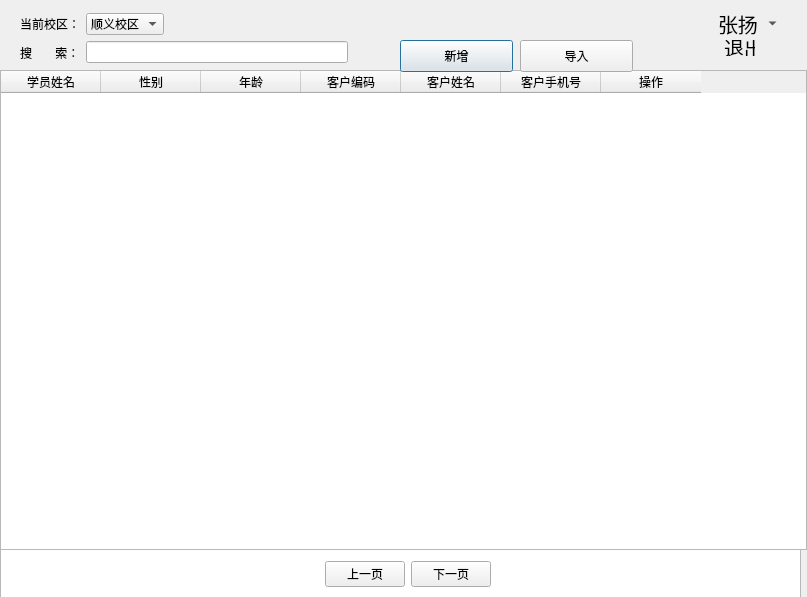
<?xml version="1.0" encoding="UTF-8"?>
<ui version="4.0">
 <class>Dialog_faceView</class>
 <widget class="QDialog" name="Dialog_faceView">
  <property name="geometry">
   <rect>
    <x>0</x>
    <y>0</y>
    <width>807</width>
    <height>597</height>
   </rect>
  </property>
  <property name="windowTitle">
   <string>客户面部特征管理</string>
  </property>
  <widget class="QWidget" name="layoutWidget">
   <property name="geometry">
    <rect>
     <x>20</x>
     <y>10</y>
     <width>761</width>
     <height>28</height>
    </rect>
   </property>
   <layout class="QHBoxLayout" name="horizontalLayout_3">
    <item>
     <layout class="QHBoxLayout" name="horizontalLayout">
      <item>
       <widget class="QLabel" name="label">
        <property name="text">
         <string>当前校区：</string>
        </property>
       </widget>
      </item>
      <item>
       <widget class="QComboBox" name="select_school">
        <item>
         <property name="text">
          <string>顺义校区</string>
         </property>
        </item>
        <item>
         <property name="text">
          <string>蓝港校区</string>
         </property>
        </item>
       </widget>
      </item>
     </layout>
    </item>
    <item>
     <spacer name="horizontalSpacer">
      <property name="orientation">
       <enum>Qt::Horizontal</enum>
      </property>
      <property name="sizeHint" stdset="0">
       <size>
        <width>100</width>
        <height>20</height>
       </size>
      </property>
     </spacer>
    </item>
    <item>
     <layout class="QHBoxLayout" name="horizontalLayout_2">
      <item>
       <widget class="QLabel" name="login_name">
        <property name="font">
         <font>
          <pointsize>15</pointsize>
          <weight>50</weight>
          <bold>false</bold>
         </font>
        </property>
        <property name="text">
         <string>张扬</string>
        </property>
       </widget>
      </item>
      <item>
       <widget class="QToolButton" name="down_arrow">
        <property name="font">
         <font>
          <stylestrategy>NoAntialias</stylestrategy>
          <kerning>false</kerning>
         </font>
        </property>
        <property name="styleSheet">
         <string notr="true">border:none</string>
        </property>
        <property name="text">
         <string/>
        </property>
        <property name="iconSize">
         <size>
          <width>14</width>
          <height>14</height>
         </size>
        </property>
        <property name="toolButtonStyle">
         <enum>Qt::ToolButtonFollowStyle</enum>
        </property>
        <property name="arrowType">
         <enum>Qt::DownArrow</enum>
        </property>
       </widget>
      </item>
     </layout>
    </item>
   </layout>
  </widget>
  <widget class="QLabel" name="exit_btn">
   <property name="enabled">
    <bool>true</bool>
   </property>
   <property name="geometry">
    <rect>
     <x>724</x>
     <y>40</y>
     <width>31</width>
     <height>16</height>
    </rect>
   </property>
   <property name="font">
    <font>
     <pointsize>15</pointsize>
     <weight>50</weight>
     <bold>false</bold>
    </font>
   </property>
   <property name="text">
    <string>退出</string>
   </property>
  </widget>
  <widget class="QTableView" name="tableView">
   <property name="geometry">
    <rect>
     <x>0</x>
     <y>70</y>
     <width>801</width>
     <height>531</height>
    </rect>
   </property>
   <property name="font">
    <font>
     <kerning>true</kerning>
    </font>
   </property>
   <property name="cursor" stdset="0">
    <cursorShape>ArrowCursor</cursorShape>
   </property>
   <property name="toolTipDuration">
    <number>0</number>
   </property>
   <property name="lineWidth">
    <number>0</number>
   </property>
   <property name="gridStyle">
    <enum>Qt::NoPen</enum>
   </property>
  </widget>
  <widget class="QTableWidget" name="tableWidget">
   <property name="geometry">
    <rect>
     <x>0</x>
     <y>70</y>
     <width>807</width>
     <height>480</height>
    </rect>
   </property>
   <property name="columnCount">
    <number>7</number>
   </property>
   <attribute name="horizontalHeaderCascadingSectionResizes">
    <bool>false</bool>
   </attribute>
   <column>
    <property name="text">
     <string>学员姓名</string>
    </property>
   </column>
   <column>
    <property name="text">
     <string>性别</string>
    </property>
   </column>
   <column>
    <property name="text">
     <string>年龄</string>
    </property>
   </column>
   <column>
    <property name="text">
     <string>客户编码</string>
    </property>
   </column>
   <column>
    <property name="text">
     <string>客户姓名</string>
    </property>
   </column>
   <column>
    <property name="text">
     <string>客户手机号</string>
    </property>
   </column>
   <column>
    <property name="text">
     <string>操作</string>
    </property>
   </column>
  </widget>
  <widget class="QWidget" name="layoutWidget">
   <property name="geometry">
    <rect>
     <x>20</x>
     <y>40</y>
     <width>351</width>
     <height>25</height>
    </rect>
   </property>
   <layout class="QHBoxLayout" name="horizontalLayout_5">
    <item>
     <layout class="QHBoxLayout" name="horizontalLayout_4">
      <item>
       <widget class="QLabel" name="label_2">
        <property name="text">
         <string>搜       索：</string>
        </property>
       </widget>
      </item>
      <item>
       <widget class="QLineEdit" name="search_text">
        <property name="layoutDirection">
         <enum>Qt::LeftToRight</enum>
        </property>
       </widget>
      </item>
     </layout>
    </item>
    <item>
     <widget class="QToolButton" name="search_btn">
      <property name="font">
       <font>
        <stylestrategy>NoAntialias</stylestrategy>
        <kerning>false</kerning>
       </font>
      </property>
      <property name="styleSheet">
       <string notr="true">border:none</string>
      </property>
      <property name="text">
       <string/>
      </property>
      <property name="icon">
       <iconset>
        <normaloff>sousuo1.png</normaloff>sousuo1.png</iconset>
      </property>
      <property name="iconSize">
       <size>
        <width>14</width>
        <height>14</height>
       </size>
      </property>
      <property name="toolButtonStyle">
       <enum>Qt::ToolButtonFollowStyle</enum>
      </property>
      <property name="arrowType">
       <enum>Qt::NoArrow</enum>
      </property>
     </widget>
    </item>
   </layout>
  </widget>
  <widget class="QPushButton" name="add_btn">
   <property name="geometry">
    <rect>
     <x>400</x>
     <y>40</y>
     <width>113</width>
     <height>32</height>
    </rect>
   </property>
   <property name="text">
    <string>新增</string>
   </property>
  </widget>
  <widget class="QWidget" name="layoutWidget">
   <property name="geometry">
    <rect>
     <x>2</x>
     <y>558</y>
     <width>811</width>
     <height>32</height>
    </rect>
   </property>
   <layout class="QHBoxLayout" name="horizontalLayout_6">
    <item>
     <spacer name="horizontalSpacer_3">
      <property name="orientation">
       <enum>Qt::Horizontal</enum>
      </property>
      <property name="sizeHint" stdset="0">
       <size>
        <width>40</width>
        <height>20</height>
       </size>
      </property>
     </spacer>
    </item>
    <item>
     <widget class="QPushButton" name="prePage">
      <property name="text">
       <string>上一页</string>
      </property>
     </widget>
    </item>
    <item>
     <widget class="QPushButton" name="nextPage">
      <property name="text">
       <string>下一页</string>
      </property>
     </widget>
    </item>
    <item>
     <spacer name="horizontalSpacer_4">
      <property name="orientation">
       <enum>Qt::Horizontal</enum>
      </property>
      <property name="sizeHint" stdset="0">
       <size>
        <width>40</width>
        <height>20</height>
       </size>
      </property>
     </spacer>
    </item>
   </layout>
  </widget>
  <widget class="QPushButton" name="import_btn">
   <property name="geometry">
    <rect>
     <x>520</x>
     <y>40</y>
     <width>113</width>
     <height>32</height>
    </rect>
   </property>
   <property name="text">
    <string>导入</string>
   </property>
  </widget>
 </widget>
 <resources/>
 <connections/>
</ui>
